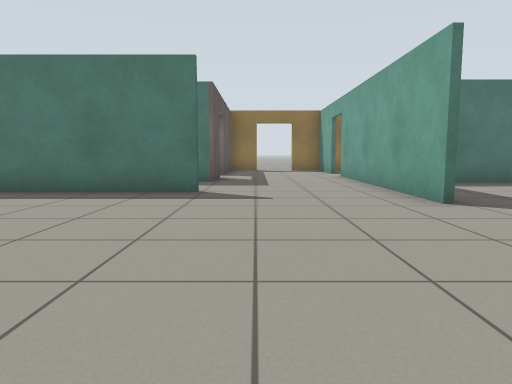
[1] (above)

21 first-person views from a walk through a Gazebo world. The camera is 0.72 m above the floor, tilts 6° down and sees 70° across. The floor is counted in squares, 1 m on a side. Each view is taken from the middle of a square. On the plan, view 1 faces up. The plan holds only what a view shows up to about 11 squares ahead; the rest is blank.

[2]
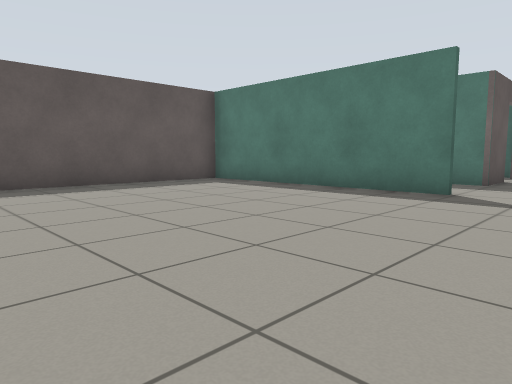

[3]
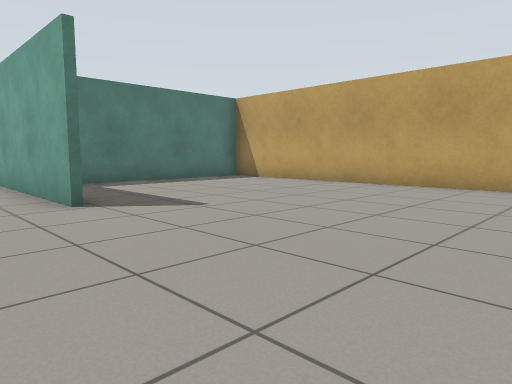

[4]
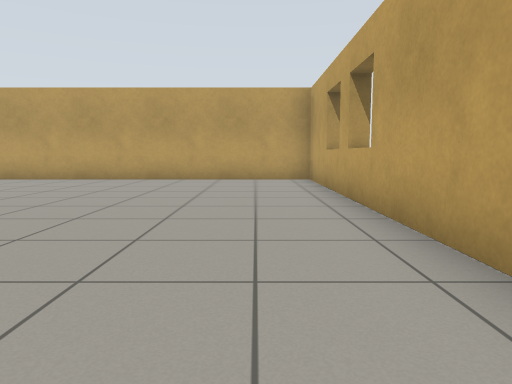

[5]
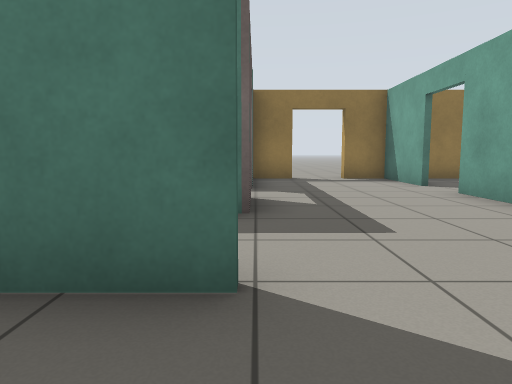

[6]
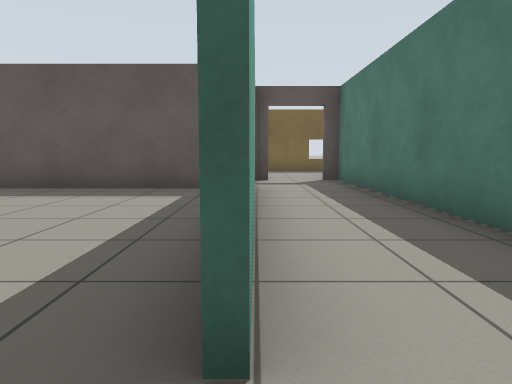

[7]
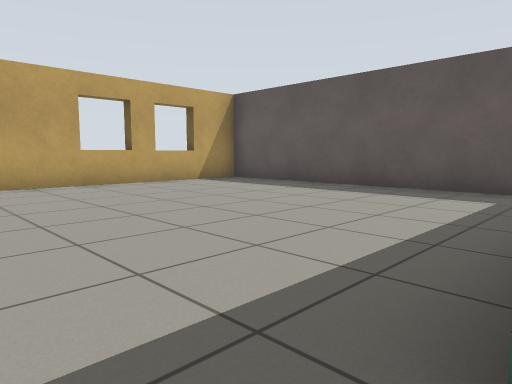

[8]
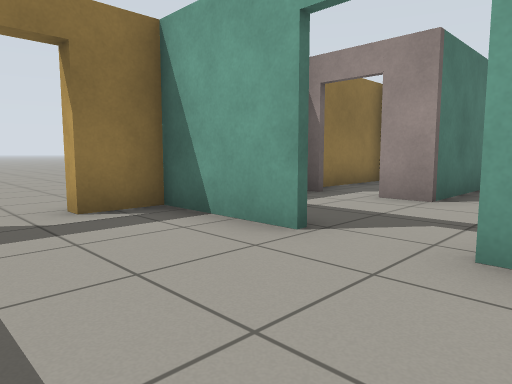

[9]
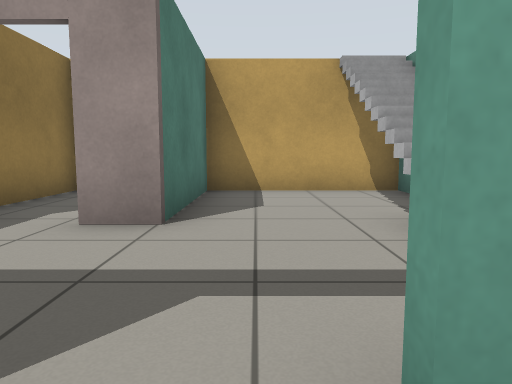

[10]
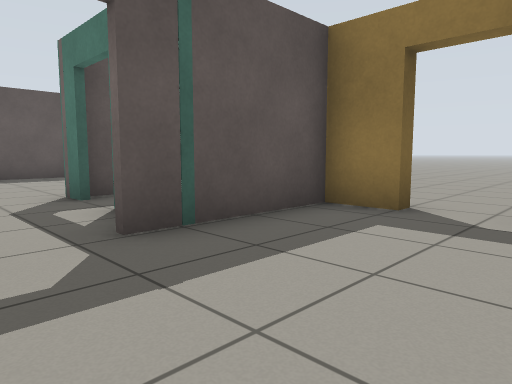

[11]
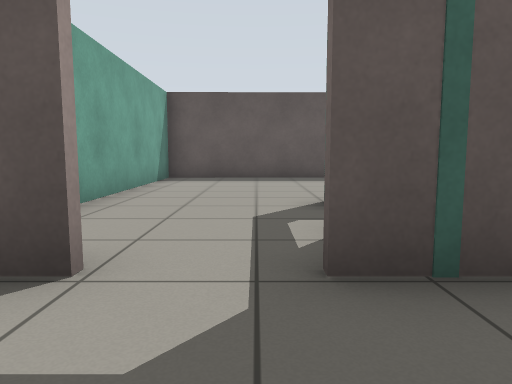

[12]
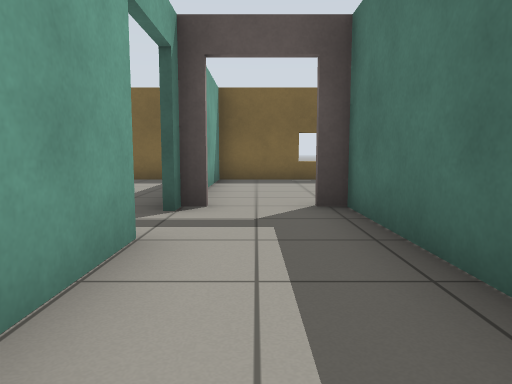

[13]
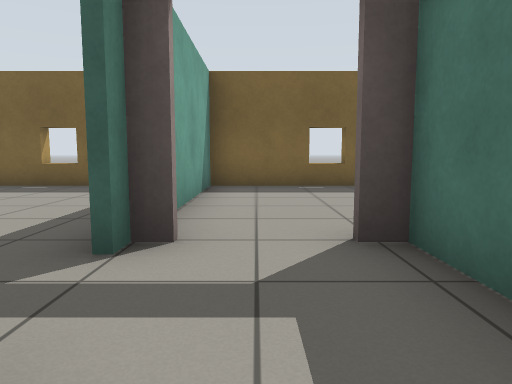

[14]
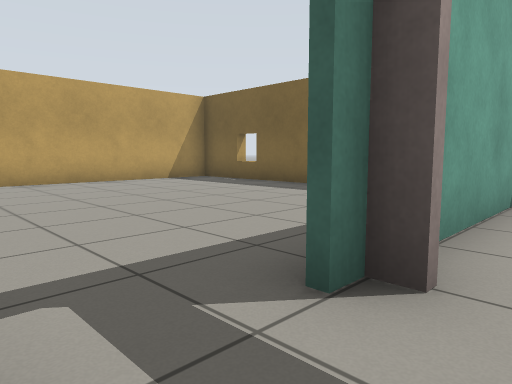

[15]
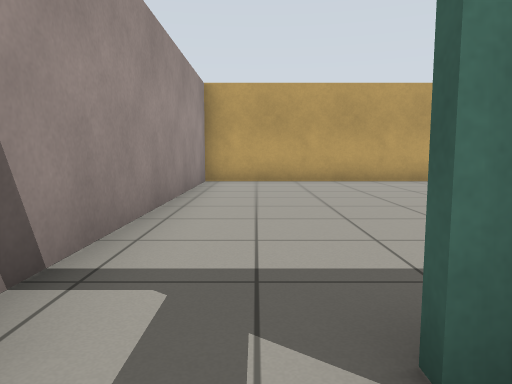

[16]
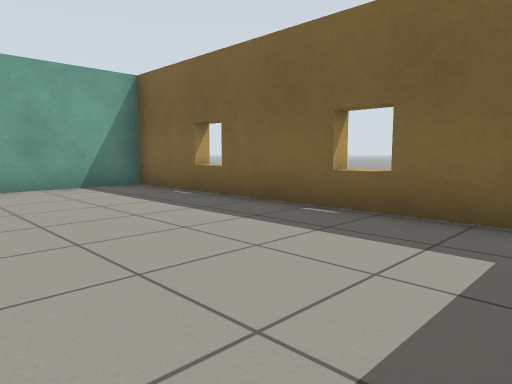

[17]
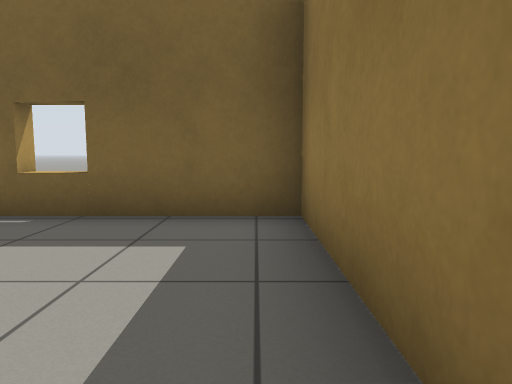

[18]
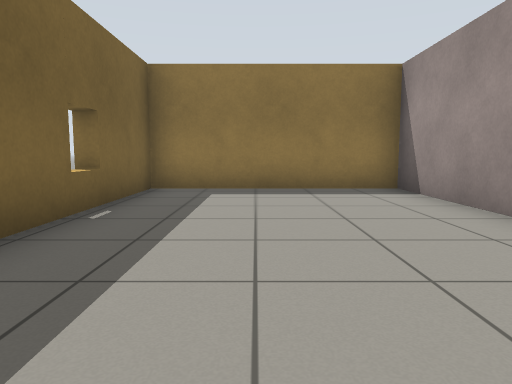

[19]
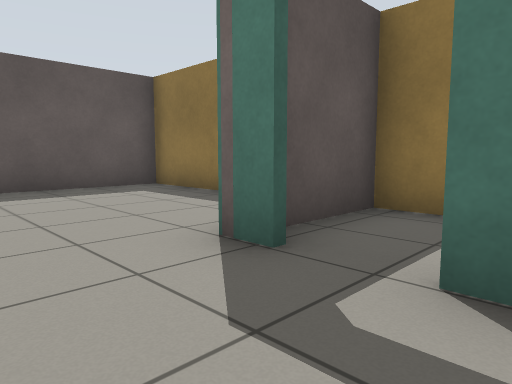

[20]
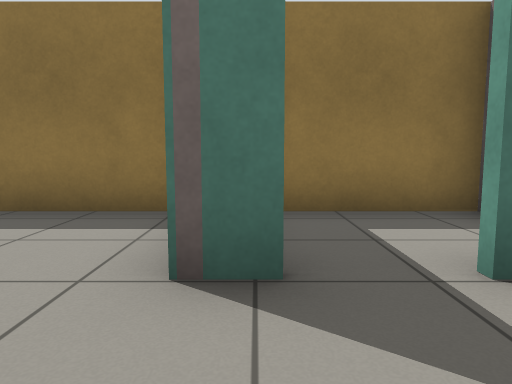

[21]
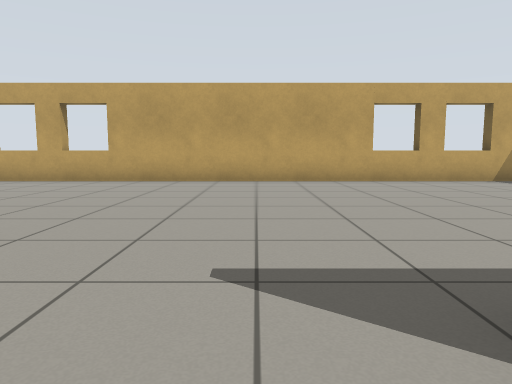

### Floor plan
Points are (right, up) in squares from view 1. A wall is a line through its corners. A room is listed if a view was taken in it or the views show most of it. See-through windows are left out.
Room 1 (views 1, 2, 3, 4, 5, 6, 7, 8, 9, 10, 11, 12, 13, 14, 15, 21)
walls: (2.7, 5.1) (2.7, 11.8); (-1, 6.8) (-7.5, 6.8) (-7.5, -1.5) (9.2, -1.5) (9.1, 7.6); (-4.2, 7) (-1, 7); (-1.1, 11) (-1.1, 9.4) (-10, 9.2); (7.8, 9.1) (4.1, 9.1); (2.7, 13.1) (2.7, 15.5) (1.5, 15.5); (-8.1, 7) (-6.4, 7); (-1.1, 15.6) (-1.1, 12.4)
ways out: open door at (-10, 8) to room 2; open door at (-1, 11.5) to room 3; open door at (-8.5, 7) to room 4; open door at (3, 12.5) to room 5; open door at (0.5, 16)
Room 2 (views 16, 17, 18)
walls: (-10.1, 12.1) (-10.1, 15.6); (-10, 15.5) (-15.2, 15.5) (-15.2, 7) (-11.1, 7)
ways out: open door at (-10, 8) to room 1
Room 3 (views 19, 20)
walls: (-3.7, 13) (-4.5, 13); (-5, 15.5) (-10, 15.5); (-10, 9.4) (-4.2, 9.5); (-1.2, 13) (-2.7, 13); (-9.9, 15.6) (-9.9, 8.7)
ways out: open door at (-1, 11.5) to room 1; open door at (-3.5, 13) to room 6
Room 4 (no view inside)
walls: (-15.2, 5.5) (-15.2, -0.6); (-14.4, -1.5) (-7.7, -1.5) (-7.7, 6.3)
ways out: open door at (-8.5, 7) to room 1
Room 5 (no view inside)
walls: (5.7, 14.9) (5.7, 15.4); (9.1, 10.4) (9.1, 13) (5.7, 13) (5.7, 13.9); (4.9, 15.5) (3.9, 15.5)
ways out: open door at (3, 12.5) to room 1; open door at (6, 14.5)
Room 6 (no view inside)
walls: (0, 15.5) (-4.3, 15.5) (-4.3, 13.3)
ways out: open door at (-3.5, 13) to room 3

Where each view was taken, in squares from view 1:
view 1: 0 up, 0 right, facing up
view 2: 0 up, 1 right, facing up-left
view 3: 0 up, 1 right, facing up-right
view 4: 0 up, 1 left, facing right
view 5: 5 up, 1 left, facing up
view 6: 7 up, 0 right, facing left
view 7: 7 up, 0 right, facing down-left
view 8: 11 up, 0 right, facing up-right
view 9: 12 up, 2 right, facing right
view 10: 11 up, 2 right, facing up-left
view 11: 12 up, 1 right, facing left
view 12: 8 up, 5 left, facing left
view 13: 8 up, 7 left, facing left
view 14: 8 up, 8 left, facing down-left
view 15: 8 up, 9 left, facing down
view 16: 15 up, 11 left, facing down-left
view 17: 15 up, 11 left, facing left
view 18: 8 up, 13 left, facing up
view 19: 11 up, 2 left, facing up-left
view 20: 11 up, 4 left, facing up
view 21: 8 up, 0 right, facing down
